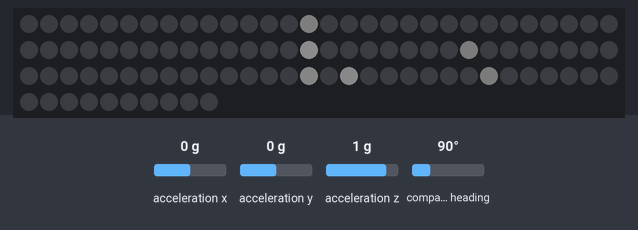
The sketch below on a simulated Arduino Nano, built with avr-gcc and run on an emulated ATmega328P. Shown: 100 RGB LEDs in strip order, left to right, continuing on the next row. The test bench sets the inputs (shaded band); at power-on: acceleration x 0 g, acceleration y 0 g, acceleration z 1 g, compass heading 90°. Dim RGB values are drawn brighter than linear; random numbers use the default seed unless the sketch sets one.

Above: at 1.17 s.
1.5 s: acceleration x set to -1.4 g
At 2.12 s:
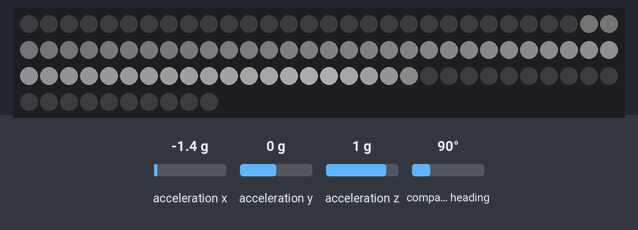
At 2.75 s:
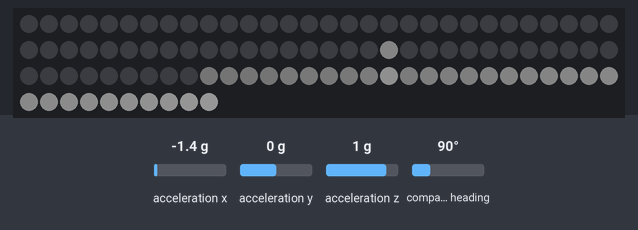
Timing chart, 0 to 4.5 s (numbered marks = the images above; inputs shaded):
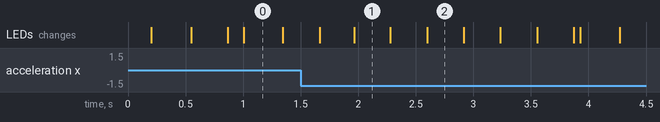

The sketch:

crutches.ino
```cpp
/*
  ============================================================
  CRUTCH LED SYSTEM
  ------------------------------------------------------------
  Features:
  - Idle: soft white twinkling LEDs
  - Step detected: fast ripple up the strip
  - Ripple cycles through 3 colors:
      white → light blue → dark blue → repeat

  Hardware:
  - Arduino Nano (LAFVIN)
  - WS2812B LED strip DATA on D10 (through 470Ω resistor)
  - BNO055 IMU using I2C on A4 (SDA) and A5 (SCL)

  Libraries required:
  - FastLED
  - Adafruit BNO055
  - Adafruit Unified Sensor

  Pin layout:

  Arduino Nano    →    BNO055
  ----------------------------
  5V              →    VIN
  GND             →    GND
  A4              →    SDA
  A5              →    SCL


  Arduino Nano    →    LED Strip
  -------------------------------
  D10             →    DIN (through 470Ω resistor)
  5V              →    +5V
  GND             →    GND

  ============================================================
*/

#include <Wire.h>
#include <Adafruit_Sensor.h>
#include <Adafruit_BNO055.h>
#include <FastLED.h>

// LED config
#define LED_PIN 10
#define NUM_LEDS 100
#define BRIGHTNESS 50
CRGB leds[NUM_LEDS];
const uint16_t MAX_MA = 1800;

// IMU config
Adafruit_BNO055 bno = Adafruit_BNO055(55);

// Baseline activity smoothing
float baseMag = 9.8f;                 // baseline acceleration magnitude (approx g)
float activity = 0.0f;                // smoothed "spikiness"
const float baseAlpha = 0.98f;        // baseline smoothing (0.97–0.995)
const float actAlpha  = 0.90f;        // activity smoothing (0.85–0.95)

// Step detection parameters
float stepHigh = 1.8f;                // trigger threshold
float stepLow  = 0.7f;                // must drop below this to be considered "quiet"
const uint16_t lockoutMs = 300;       // minimum time between triggers
const uint16_t quietMsRequired = 400; // must be quiet this long before re-arming

// Initialisation
unsigned long lastStep = 0;
unsigned long quietSince = 0;
bool stepArmed = true;
float prevActivity = 0.0f;

// Ripple config
bool rippleActive = false;
float ripplePos = 0.0f;
float rippleSpeed = 5.0f;            // LEDs per frame in LEDs/second
uint8_t rippleWidth = 4;             // ripple thickness in LEDs
bool rippleQueued = false;           // if a step happens mid-ripple, play another after

// Ripple colors (cycle)
const CRGB rippleColors[] = {
  CRGB::White,                       // white
  CRGB(40, 100, 255),                // light blue
  CRGB(0, 40, 255)                   // dark blue
};
const uint8_t NUM_COLORS = sizeof(rippleColors) / sizeof(CRGB);
uint8_t currentColorIndex = 0;
CRGB currentColor;

// Twinkle config
#define TWINKLE_CHANCE 40            // lower=fewer sparkles (20–60)
#define TWINKLE_BRIGHT 80            // sparkle intensity (50–120)


void startRipple() {
  rippleActive = true;
  ripplePos = 0.0f;
  currentColor = rippleColors[currentColorIndex];
  currentColorIndex = (currentColorIndex + 1) % NUM_COLORS;
}


void updateRipple() {
  fadeToBlackBy(leds, NUM_LEDS, 80);
  int center = (int)ripplePos;

  for (int i = -(int)rippleWidth; i <= (int)rippleWidth; i++) {
    int p = center + i;
    if (p < 0 || p >= NUM_LEDS) continue;
    int b = 255 - abs(i) * (255 / (rippleWidth + 1));
    b = constrain(b, 0, 255);
    CRGB scaled = currentColor;
    scaled.nscale8((uint8_t)b);
    leds[p] += scaled;
  }

  ripplePos += rippleSpeed;

  if (ripplePos >= NUM_LEDS + rippleWidth) {
    rippleActive = false;
    if (rippleQueued) {
      rippleQueued = false;
      startRipple();
    }
  }
}


void updateTwinkle() {
  fadeToBlackBy(leds, NUM_LEDS, 10);
  if (random8() < TWINKLE_CHANCE) {
    int pos = random16(NUM_LEDS);
    leds[pos] += CRGB(TWINKLE_BRIGHT, TWINKLE_BRIGHT, TWINKLE_BRIGHT);
  }
}


bool detectStep() {
  sensors_event_t e;
  bno.getEvent(&e, Adafruit_BNO055::VECTOR_ACCELEROMETER);

  float ax = e.acceleration.x;
  float ay = e.acceleration.y;
  float az = e.acceleration.z;

  float mag = sqrt(ax*ax + ay*ay + az*az);
  baseMag = baseAlpha * baseMag + (1.0f - baseAlpha) * mag;
  float delta = fabs(mag - baseMag);
  activity = actAlpha * activity + (1.0f - actAlpha) * delta;

  unsigned long now = millis();

  if (!stepArmed && (now - lastStep) >= lockoutMs) {
    stepArmed = true;
    quietSince = 0;
  }

  if (activity < stepLow) {
    if (quietSince == 0) quietSince = now;
    if (!stepArmed && (now - quietSince) >= quietMsRequired) {
      stepArmed = true;
    }
  } else {
    quietSince = 0;
  }

  bool risingCross = (prevActivity <= stepHigh && activity > stepHigh);
  prevActivity = activity;

  if (stepArmed && risingCross && (now - lastStep) > lockoutMs) {
    lastStep = now;
    stepArmed = false;
    return true;
  }

  return false;
}


void setup() {
  delay(200);

  FastLED.addLeds<WS2812B, LED_PIN, GRB>(leds, NUM_LEDS);
  FastLED.setBrightness(BRIGHTNESS);
  FastLED.setMaxPowerInVoltsAndMilliamps(5, MAX_MA);

  fill_solid(leds, NUM_LEDS, CRGB::Black);
  FastLED.show();

  Wire.begin();
  if (!bno.begin()) {
    while (true) {
      fill_solid(leds, NUM_LEDS, CRGB::Red);
      FastLED.show(); delay(200);
      fill_solid(leds, NUM_LEDS, CRGB::Black);
      FastLED.show(); delay(200);
    }
  }
  bno.setExtCrystalUse(true);
}


void loop() {
  if (detectStep()) {
    if (rippleActive) rippleQueued = true;
    else startRipple();
  }

  if (rippleActive) updateRipple();
  else updateTwinkle();

  FastLED.show();
  delay(20);
}
```
